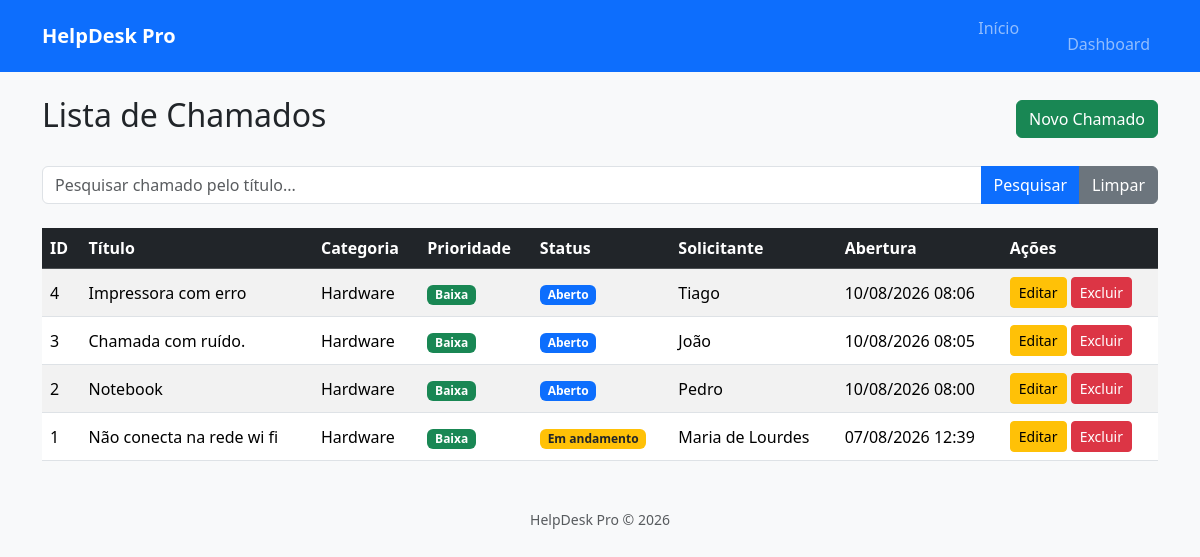
/chamados (signed in), run on the app's committed database.
### models/chamado.py (models this page shows)
class Chamado(db.Model):
    __tablename__ = "chamados"
    id = db.Column(db.Integer, primary_key=True)
    titulo = db.Column(db.String(120), nullable=False)
    descricao = db.Column(db.Text, nullable=False)
    categoria = db.Column(db.String(50), nullable=False)
    prioridade = db.Column(db.String(20), nullable=False)
    status = db.Column(
        db.String(20),
        nullable=False,
        default="Aberto"
    )
    solicitante = db.Column(db.String(100), nullable=False)
    tecnico = db.Column(db.String(100))
    data_abertura = db.Column(
        db.DateTime,
        default=datetime.utcnow
    )
    data_fechamento = db.Column(
        db.DateTime
    )

### routes/chamados.py (the view)
@chamados_bp.route("/chamados")
@login_required
def listar_chamados():
    pesquisa = request.args.get(
        "pesquisa",
        ""
    )
    consulta = Chamado.query
    if pesquisa:
        consulta = consulta.filter(
            Chamado.titulo.ilike(
                f"%{pesquisa}%"
            )
        )
    chamados = consulta.order_by(
        Chamado.data_abertura.desc()
    ).all()
    return render_template(
        "chamados/listar.html",
        chamados=chamados,
        pesquisa=pesquisa
    )

### app.py (called while the page is built)
@login_manager.user_loader
def load_user(user_id):
    return Usuario.query.get(int(user_id))

### templates/chamados/listar.html (shortened to what this page needs)
{% extends "layout/base.html" %}
{% block conteudo %}
<div class="d-flex justify-content-between align-items-center mb-4">
    <h2>Lista de Chamados</h2>
    <a href="{{ url_for('chamados.novo_chamado') }}"
       class="btn btn-success">
        Novo Chamado
    </a>
</div>
<form method="GET" class="mb-4">
    <div class="input-group">
        <input
            type="text"
            name="pesquisa"
            class="form-control"
            placeholder="Pesquisar chamado pelo título..."
            value="{{ pesquisa }}">
        <button
            type="submit"
            class="btn btn-primary">
            Pesquisar
        </button>
        <a
            href="{{ url_for('chamados.listar_chamados') }}"
            class="btn btn-secondary">
            Limpar
        </a>
    </div>
</form>
{% if chamados %}
<table class="table table-striped table-hover align-middle">
    <thead class="table-dark">
        <tr>
            <th>ID</th>
            <th>Título</th>
            <th>Categoria</th>
            <th>Prioridade</th>
            <th>Status</th>
            <th>Solicitante</th>
            <th>Abertura</th>
            <th>Ações</th>
        </tr>
    </thead>
    <tbody>
        {% for chamado in chamados %}
        <tr>
            <td>
                {{ chamado.id }}
            </td>
            <td>
                {{ chamado.titulo }}
            </td>
            <td>
                {{ chamado.categoria }}
            </td>
            <td>
                {% if chamado.prioridade == "Alta" %}
                    <span class="badge bg-danger">
                        {{ chamado.prioridade }}
                    </span>
                {% elif chamado.prioridade == "Média" %}
                    <span class="badge bg-warning text-dark">
                        {{ chamado.prioridade }}
                    </span>
                {% else %}
                    <span class="badge bg-success">
                        {{ chamado.prioridade }}
                    </span>
                {% endif %}
            </td>
            <td>
                {% if chamado.status == "Aberto" %}
                    <span class="badge bg-primary">
                        {{ chamado.status }}
                    </span>
                {% elif chamado.status == "Em andamento" %}
                    <span class="badge bg-warning text-dark">
                        {{ chamado.status }}
                    </span>
                {% elif chamado.status == "Resolvido" %}
                    <span class="badge bg-success">
                        {{ chamado.status }}
                    </span>
                {% else %}
                    <span class="badge bg-secondary">
                        {{ chamado.status }}
                    </span>
                {% endif %}
            </td>
            <td>
                {{ chamado.solicitante }}
            </td>
            <td>
                {{ chamado.data_abertura.strftime("%d/%m/%Y %H:%M") }}
            </td>
            <td>
                <a
                    href="{{ url_for('chamados.editar_chamado', id=chamado.id) }}"
                    class="btn btn-warning btn-sm">
                    Editar
                </a>
                <form
                    action="{{ url_for('chamados.excluir_chamado', id=chamado.id) }}"
                    method="POST"
                    style="display:inline;">
                    <button
                        type="submit"
                        class="btn btn-danger btn-sm"
                        onclick="return confirm('Deseja realmente excluir este chamado?');">
                        Excluir
                    </button>
                </form>
            </td>
        </tr>
        {% endfor %}
    </tbody>
</table>
{% endif %}
{% endblock %}

### templates/layout/base.html (shortened to what this page needs)
<!DOCTYPE html>
<html lang="pt-BR">
<head>
    <link href="https://cdn.jsdelivr.net/npm/bootstrap@5.3.8/dist/css/bootstrap.min.css" rel="stylesheet">
    <link rel="stylesheet"
          href="{{ url_for('static', filename='css/style.css') }}">
</head>
<body class="bg-light">
    <nav class="navbar navbar-expand-lg navbar-dark bg-primary">
        <div class="container">
            <a class="navbar-brand fw-bold"
               href="/">
                HelpDesk Pro
            </a>
            <div
                class="collapse navbar-collapse"
                id="menu">
                <ul class="navbar-nav ms-auto">
                    <li class="nav-item">
                        <a class="nav-link"
                           href="{{ url_for('chamados.home') }}">
                       Início
                       </a>
                    </li>
                    <li class="nav-item">
                        <a class="nav-link"
                           href="{{ url_for('chamados.listar_chamados') }}"
                            Chamados
                        </a>
                    </li>
                    <li class="nav-item">
                        <a class="nav-link"
                           href="/dashboard">
                            Dashboard
                        </a>
                    </li>
                </ul>
            </div>
        </div>
    </nav>
    <div class="container mt-4">
        {% block conteudo %}
        {% endblock %}
    </div>
    <footer class="text-center mt-5 mb-3 text-muted">
        HelpDesk Pro © 2026
    </footer>
</body>
</html>

### static/css/style.css (style rules this page uses)
body { background:#f8f9fa; }
footer { font-size:14px; }

### data on the page
Chamado: id "4", titulo "Impressora com erro", categoria "Hardware", prioridade "Baixa", status "Aberto", solicitante "Tiago", data_abertura "10/08/2026 08:06"
Chamado: id "3", titulo "Chamada com ruído.", categoria "Hardware", prioridade "Baixa", status "Aberto", solicitante "João", data_abertura "10/08/2026 08:05"
Chamado: id "2", titulo "Notebook", categoria "Hardware", prioridade "Baixa", status "Aberto", solicitante "Pedro", data_abertura "10/08/2026 08:00"
Chamado: id "1", titulo "Não conecta na rede wi fi", categoria "Hardware", prioridade "Baixa", status "Em andamento", solicitante "Maria de Lourdes", data_abertura "07/08/2026 12:39"
